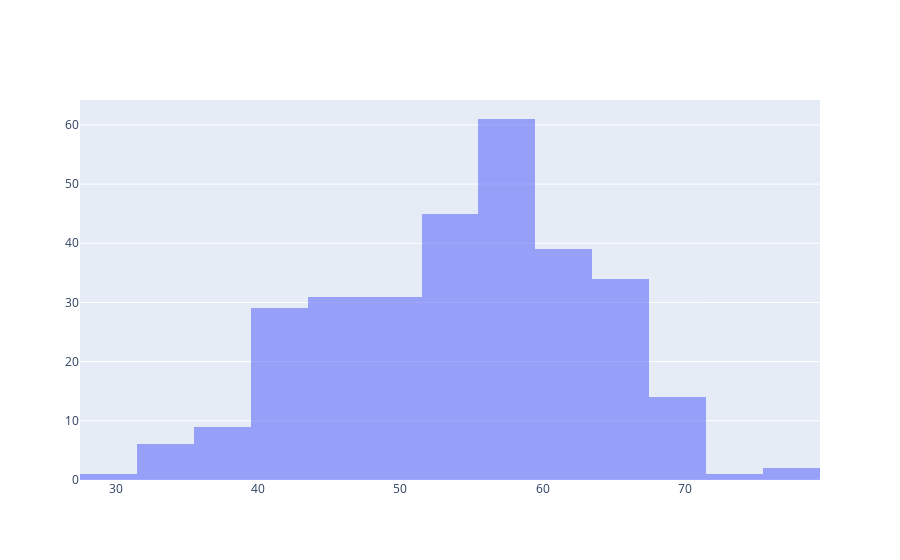

Here is the notebook cell this chart was saved with:
### Markdown cell above
### Using Plotly

### Code cell
age = df['age']
layout = go.Layout(barmode='overlay')
data = go.Histogram(x=age, opacity=0.6, xbins={'size': 4})
fig = go.Figure(data=[data], layout=layout)
py.offline.iplot(fig)

### Figure 1 — Plotly figure (JSON) as saved in the notebook; plotly's stock layout.template omitted (floating-point values rounded to 4 significant figures; data arrays with more than 128 entries replaced by an {"elided": "..."} marker saying what was removed)
{"data": [{"opacity": 0.6, "type": "histogram", "x": {"elided": "303 int values"}, "xbins": {"size": 4}}], "layout": {"barmode": "overlay"}}
